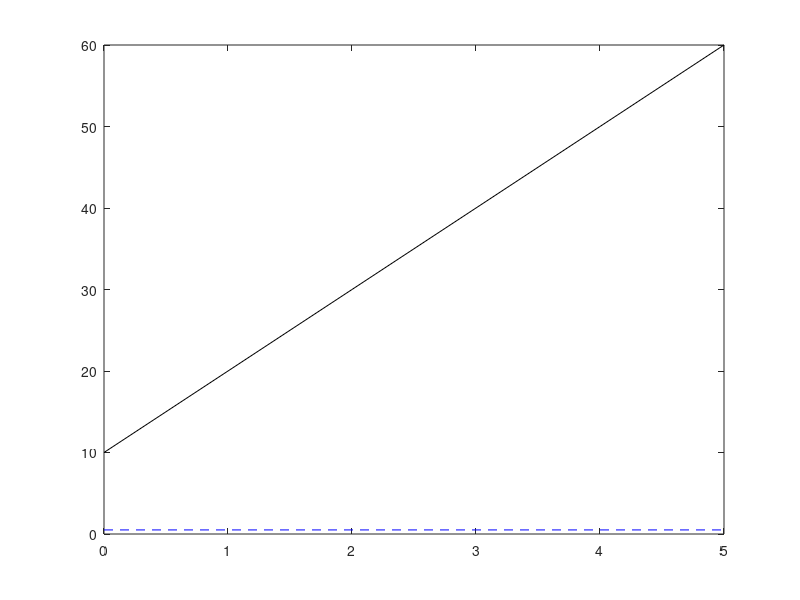
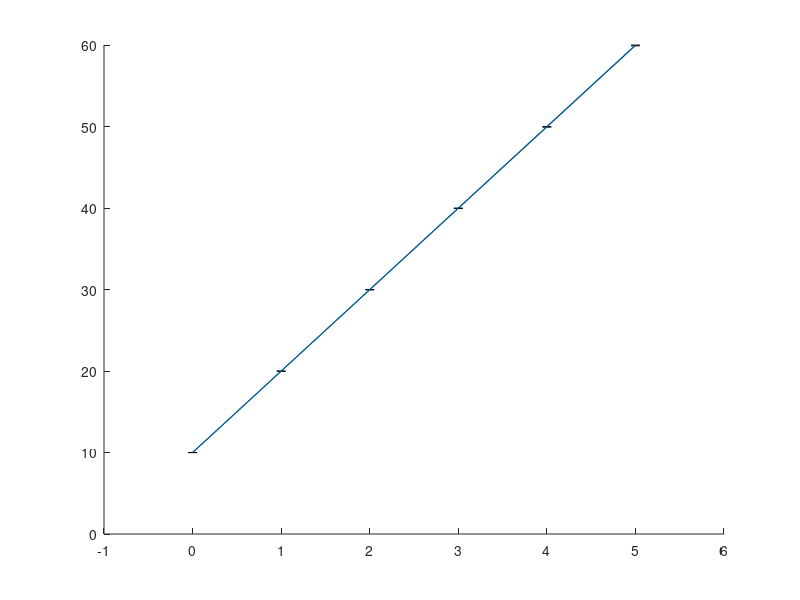
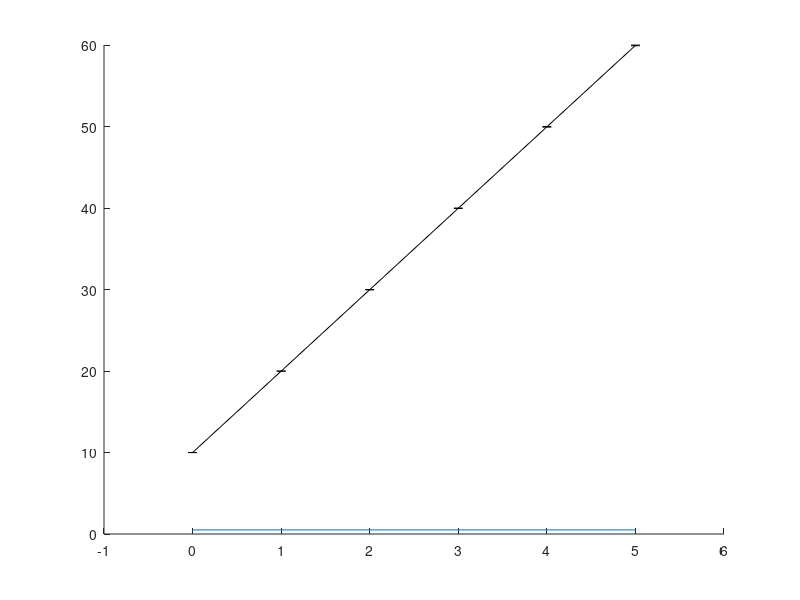
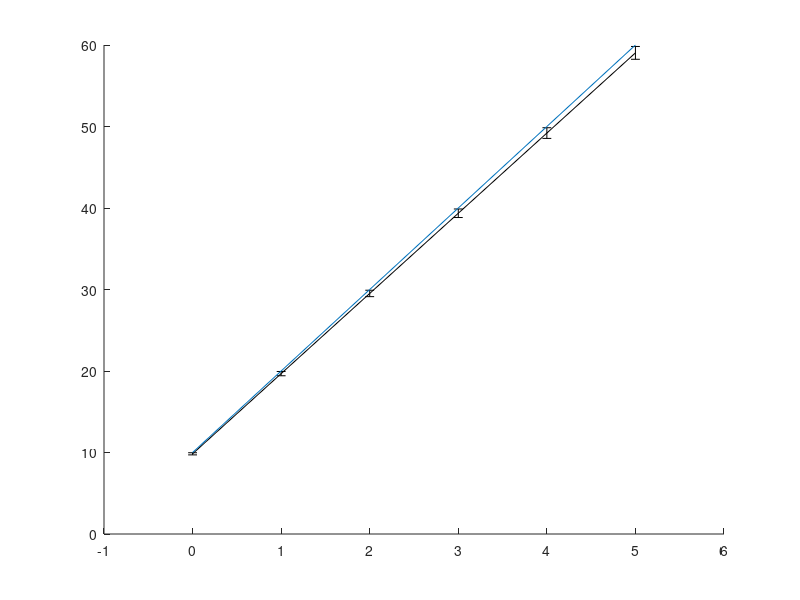

MATLAB code to generate these figures, in order: (Note: this script raises an error after producing the figures.)
function rtas2010anal2

T=0.05;%[0.6:0.1:1];
lambdaa=3; alpha=2; Ca=1; N=10; M=7; Cf=0.5*Ca; n=20; m=18;x=N;

ya=power(1+T*lambdaa/alpha,-alpha);

lambdaB=1/10;lambdaS=1/30;
ratio=0.01;%lifetime to coulomb: a flow of x coulombs degrades y degree of lifetime
p=0.05;q=0.05;r=N;s=n;

C11=[];C12=[];C21=[];C22=[];C31=[];C32=[];C41=[];C42=[];
C51=[];C52=[];C61=[];C62=[];C71=[];C72=[];C81=[];C82=[];
max=5;
for m=n:-1:n-max
    C11=[C11;(n-m+1)/(lambdaB)]; 
        %(n-m+1)*(1/lambdaB+1./(lambdaS*ratio*[(1-q)*(1-p)*x/(s*r),...
        %(1-q)*(1-p)*x/s])-1./(lambdaB+lambdaS*ratio*[(1-q)*(1-p)*x/(s*r), (1-q)*(1-p)*x/s]))];
    C12=[C12; 1/(n*lambdaB)]; 
    C21=[C21; (n-m+1)./(lambdaB+lambdaS*ratio*[q*(1-p)*x/r, q*(1-p)*x])]; 
    C31=[C31; (n-m+1)./(lambdaB+lambdaS*ratio*[(1-q)*(1-p)*x/(s*r), (1-q)*(1-p)*x/s])]; 
    C41=[C41; (n-m+1)./(lambdaB+lambdaS*ratio*[(1-q)*(1-p)*x/r, (1-q)*(1-p)*x])]; 
end
C22=C11;
C32=C12;
C42=C22; 
C51=C11; C52=C11; 
C61=C21;C62=C12;
C71=C31;C72=C11;
C81=C41;C82=C12;

figure
plot([0:max],C11,'-k',[0:max],C12,'--b');

M2=mean(C21'); U2=C21(:,1)'-M2; L2=M2-C21(:,2)';
figure
hold on
errorbar([0:max],M2,L2,U2,'k'); plot([0:max],C22);
hold off

M3=mean(C31'); U3=C31(:,1)'-M3; L3=M3-C31(:,2)';
figure
hold on
errorbar([0:max],M3,L3,U3,'k'); plot([0:max],C32);
hold off

M4=mean(C41');U4=C41(:,1)'-M4;L4=M4-C41(:,2)';
figure
hold on
errorbar([0:max],M4,L4,U4,'k');plot([0:max],C42);
hold off

M6=mean(C61');U6=C61(:,1)'-M6;L6=M6-C61(:,2)';
figure
hold on
errorbar([0:max],M6,L6,U6,'k');plot([0:max],C62);
hold off

M7=mean(C71');U7=C71(:,1)'-M7;L7=M7-C71(:,2)';
figure
hold on
errorbar([0:max],M7,L7,U7,'k');plot([0:max],C72);
hold off

M8=mean(C81');U8=C81(:,1)'-M8;L8=M8-C81(:,2)';
figure
hold on
errorbar([0:max],M8,L8,U8,'k');plot([0:max],C82);
hold off

%%%%%%%%%%%%%%%%%
C11=[];C12=[];C21=[];C22=[];C31=[];C32=[];C41=[];C42=[];
C51=[];C52=[];C61=[];C62=[];C71=[];C72=[];C81=[];C82=[];
n=40;m=38
for x=1:N
    C11=[C11;(n-m+1)/(lambdaB)]; 
        %(n-m+1)*(1/lambdaB+1./(lambdaS*ratio*[(1-q)*(1-p)*x/(s*r),...
        %(1-q)*(1-p)*x/s])-1./(lambdaB+lambdaS*ratio*[(1-q)*(1-p)*x/(s*r), (1-q)*(1-p)*x/s]))];
    C12=[C12; 1/(n*lambdaB)]; 
    C21=[C21; (n-m+1)./(lambdaB+lambdaS*ratio*[q*(1-p)*x/r, q*(1-p)*x])]; 
    C31=[C31; (n-m+1)./(lambdaB+lambdaS*ratio*[(1-q)*(1-p)*x/(s*r), (1-q)*(1-p)*x/s])]; 
    C41=[C41; (n-m+1)./(lambdaB+lambdaS*ratio*[(1-q)*(1-p)*x/r, (1-q)*(1-p)*x])]; 
end
C22=C11;
C32=C12;
C42=C22; 
C51=C11; C52=C11; 
C61=C21;C62=C12;
C71=C31;C72=C11;
C81=C41;C82=C12;

figure
plot([1:N],C11,'-k',[1:N],C12,'--b');

M2=mean(C21');U2=C21(:,1)'-M2;L2=M2-C21(:,2)';
figure
hold on
errorbar([1:N],M2,L2,U2,'k');plot([1:N],C22);
hold off

M3=mean(C31');U3=C31(:,1)'-M3;L3=M3-C31(:,2)';
figure
hold on
errorbar([1:N],M3,L3,U3,'k');plot([1:N],C32);
hold off

M4=mean(C41');U4=C41(:,1)'-M4;L4=M4-C41(:,2)';
figure
hold on
errorbar([1:N],M4,L4,U4,'k');plot([1:N],C42);
hold off

M6=mean(C61');U6=C61(:,1)'-M6;L6=M6-C61(:,2)';
figure
hold on
errorbar([1:N],M6,L6,U6,'k');plot([1:N],C62);
hold off

M7=mean(C71');U7=C71(:,1)'-M7;L7=M7-C71(:,2)';
figure
hold on
errorbar([1:N],M7,L7,U7,'k');plot([1:N],C72);
hold off

M8=mean(C81');U8=C81(:,1)'-M8;L8=M8-C81(:,2)';
figure
hold on
errorbar([1:N],M8,L8,U8,'k');plot([1:N],C82);
hold off

%C01=(C11+M2'+M3'+M4'+C51+M6'+M7'+M8')/8;
meanL01=mean([C11 M2' M3' M4' C51 M6' M7' M8']);
meanL02=mean([C12 C22 C32 C42 C52 C62 C72 C82]);
figure %cpslifecomp.eps
bar([meanL01' meanL02']); 
max(meanL01'./meanL02') %40 times

warrantyT=1/lambdaB;
ind=find(warrantyT > meanL01);
ourcost=sum(warrantyT-meanL01(ind))*ya*Cf;
ind=find(warrantyT > meanL02);
legcost=sum(warrantyT-meanL02(ind))*ya*Cf;


if 0
minL02=min([C12 C22 C32 C42 C52 C62 C72 C82]);
meanL01=mean([C11 C21 C31 C41 C51 C61 C71 C81]);
maxL01=max([C11 C21 C31 C41 C51 C61 C71 C81]);
maxL02=max([C12 C22 C32 C42 C52 C62 C72 C82]);
L=[(meanL01-minL01)'; (meanL02-minL02)'];
U=[(maxL01-meanL01)'; (maxL02-meanL02)'];


minL012=[minL01;minL02];
meanL01=mean(mean([C11 C21 C31 C41 C51 C61 C71 C81]));
meanL02=mean(mean([C12 C22 C32 C42 C52 C62 C72 C82]));
meanL012=[meanL01;meanL02];
maxL01=max(max([C11 C21 C31 C41 C51 C61 C71 C81]));
maxL02=max(max([C12 C22 C32 C42 C52 C62 C72 C82]));
maxL012=[maxL01;maxL02];
meancost=(1-meanL012*lambdaB/(n-m+1))*Cf;
mincost=(1-minL012*lambdaB/(n-m+1))*Cf;
maxcost=(1-maxL012*lambdaB/(n-m+1))*Cf;
L=meancost-mincost;
U=maxcost-meancost;
figure
hold on
bar(meancost);
errorbar([1; 2],meancost,L,U,'xr');
hold off

Cs1=(1-mean(C01)*lambdaB/(n-m+1))*Cf;
C02=(C12+C22+C32+C42+C52+C62+C72+C82)/8;
L02=min([C12 C22 C32 C42 C52 C62 C72 C82]);
Cs2=(1-mean(C02)*lambdaB/(n-m+1))*Cf;

figure
bar([Cs1 Cs2; L01 L02]);
end